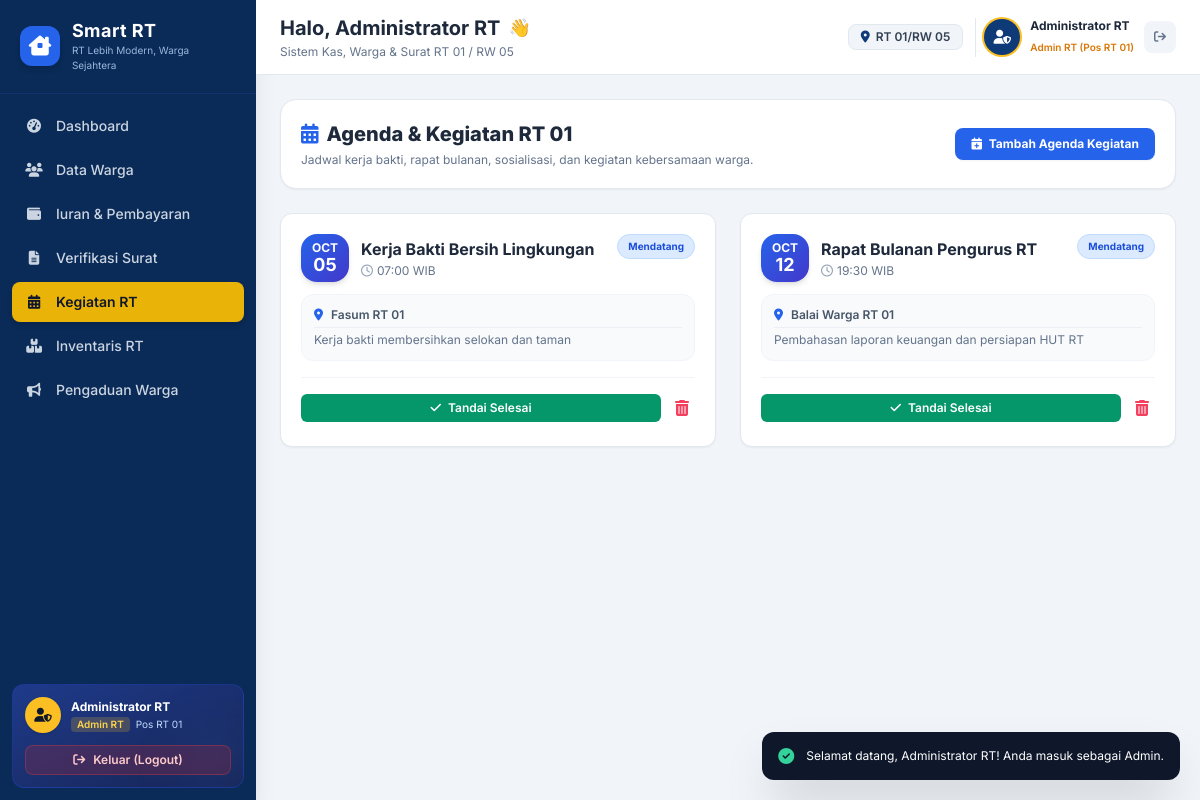
The app's page /kegiatan.php (signed in) with its own data.
### tables this page shows
CREATE TABLE IF NOT EXISTS `kegiatan` (
    `id` INT AUTO_INCREMENT PRIMARY KEY,
    `nama_kegiatan` VARCHAR(150) NOT NULL,
    `tanggal` DATE NOT NULL,
    `waktu` VARCHAR(20) DEFAULT '08:00 WIB',
    `lokasi` VARCHAR(150) NOT NULL,
    `keterangan` TEXT DEFAULT NULL,
    `status` ENUM('Mendatang', 'Selesai', 'Batal') DEFAULT 'Mendatang',
    `created_at` TIMESTAMP DEFAULT CURRENT_TIMESTAMP
);

### includes/auth.php (called while the page is built, shortened)
<?php
function is_logged_in() {
    return !empty($_SESSION['user']['id']);
}
function is_admin() {
    return is_logged_in() && (strtolower($_SESSION['user']['level'] ?? '') === 'admin');
}

### kegiatan.php (the view, shortened to what this page needs)
<?php
require_once __DIR__ . '/config/database.php';
$kegiatan_list = $pdo->query("SELECT * FROM kegiatan ORDER BY tanggal ASC")->fetchAll();
require_once __DIR__ . '/includes/header.php';
?>
<div class="flex flex-col sm:flex-row items-start sm:items-center justify-between gap-4 bg-white p-5 rounded-2xl border border-slate-200 shadow-sm">
    <div>
        <h1 class="text-xl font-extrabold text-slate-800 flex items-center gap-2">
            <i class="fa-solid fa-calendar-days text-brand-accent"></i> Agenda & Kegiatan RT 01
        </h1>
        <p class="text-xs text-slate-500 mt-1">Jadwal kerja bakti, rapat bulanan, sosialisasi, dan kegiatan kebersamaan warga.</p>
    </div>
    <?php if ($isAdmin): ?>
        <button onclick="document.getElementById('modalKegiatan').classList.remove('hidden')" class="bg-brand-accent hover:bg-blue-700 text-white text-xs font-bold px-4 py-2 rounded-lg shadow-sm transition flex items-center gap-1.5">
            <i class="fa-solid fa-calendar-plus"></i> Tambah Agenda Kegiatan
        </button>
    <?php endif; ?>
</div>
<div class="grid grid-cols-1 md:grid-cols-2 gap-6">
    <?php foreach ($kegiatan_list as $k): ?>
        <?php
            $isDone = ($k['status'] === 'Selesai');
            $badgeBg = $isDone ? "bg-emerald-100 text-emerald-700 border-emerald-200" : "bg-blue-100 text-blue-700 border-blue-200";
        ?>
        <div class="bg-white rounded-xl border border-slate-200 p-5 shadow-sm space-y-4 hover:shadow-md transition flex flex-col justify-between">
            <div class="space-y-3">
                <div class="flex items-start justify-between">
                    <div class="flex items-center gap-3">
                        <div class="w-12 h-12 rounded-2xl bg-gradient-to-br from-blue-600 to-indigo-700 text-white flex flex-col items-center justify-center font-bold shadow-md">
                            <span class="text-xs leading-none uppercase"><?= date('M', strtotime($k['tanggal'])) ?></span>
                            <span class="text-lg leading-none mt-0.5"><?= date('d', strtotime($k['tanggal'])) ?></span>
                        </div>
                        <div>
                            <h3 class="font-bold text-base text-slate-800"><?= htmlspecialchars($k['nama_kegiatan']) ?></h3>
                            <p class="text-xs text-slate-500 flex items-center gap-1 mt-0.5">
                                <i class="fa-regular fa-clock text-slate-400"></i> <?= htmlspecialchars($k['waktu']) ?>
                            </p>
                        </div>
                    </div>
                    <span class="px-2.5 py-1 rounded-full text-[10px] font-bold border <?= $badgeBg ?>">
                        <?= htmlspecialchars($k['status']) ?>
                    </span>
                </div>
                <div class="p-3 bg-slate-50 rounded-xl text-xs space-y-1 border border-slate-100">
                    <div class="flex items-center gap-2 text-slate-600">
                        <i class="fa-solid fa-location-dot text-brand-accent"></i>
                        <span class="font-semibold"><?= htmlspecialchars($k['lokasi']) ?></span>
                    </div>
                    <?php if (!empty($k['keterangan'])): ?>
                        <p class="text-slate-500 pt-1 border-t border-slate-200/50 mt-1"><?= htmlspecialchars($k['keterangan']) ?></p>
                    <?php endif; ?>
                </div>
            </div>
            <?php if ($isAdmin): ?>
                <div class="pt-3 border-t border-slate-100 flex items-center justify-between gap-2">
                    <?php if (!$isDone): ?>
                        <a href="kegiatan.php?action=complete&id=<?= $k['id'] ?>" class="flex-1 py-1.5 bg-emerald-600 hover:bg-emerald-700 text-white rounded-md text-xs font-semibold text-center transition">
                            <i class="fa-solid fa-check mr-1"></i> Tandai Selesai
                        </a>
                    <?php else: ?>
                        <span class="flex-1 text-slate-400 text-xs italic text-center">Kegiatan Telah Selesai</span>
                    <?php endif; ?>
                    <a href="kegiatan.php?action=delete&id=<?= $k['id'] ?>" onclick="return confirm('Hapus kegiatan ini?')" class="p-1.5 text-rose-500 hover:bg-rose-50 rounded transition" title="Hapus">
                        <i class="fa-solid fa-trash-can"></i>
                    </a>
                </div>
            <?php endif; ?>
        </div>
    <?php endforeach; ?>
</div>
<?php require_once __DIR__ . '/includes/footer.php'; ?>

### includes/header.php (style rules this page uses)
html { -webkit-tap-highlight-color: transparent; scroll-behavior: smooth; }

### records on screen
kegiatan: tanggal "OCT", tanggal "05", nama_kegiatan "Kerja Bakti Bersih Lingkungan", waktu "07:00 WIB", status "Mendatang", lokasi "Fasum RT 01", keterangan "Kerja bakti membersihkan selokan dan taman"
kegiatan: tanggal "OCT", tanggal "12", nama_kegiatan "Rapat Bulanan Pengurus RT", waktu "19:30 WIB", status "Mendatang", lokasi "Balai Warga RT 01", keterangan "Pembahasan laporan keuangan dan persiapan HUT RT"

### other values on screen
$user['nama'] "Administrator RT"
$userRoleName "Admin RT"
$user['blok_no'] "Pos RT 01"
